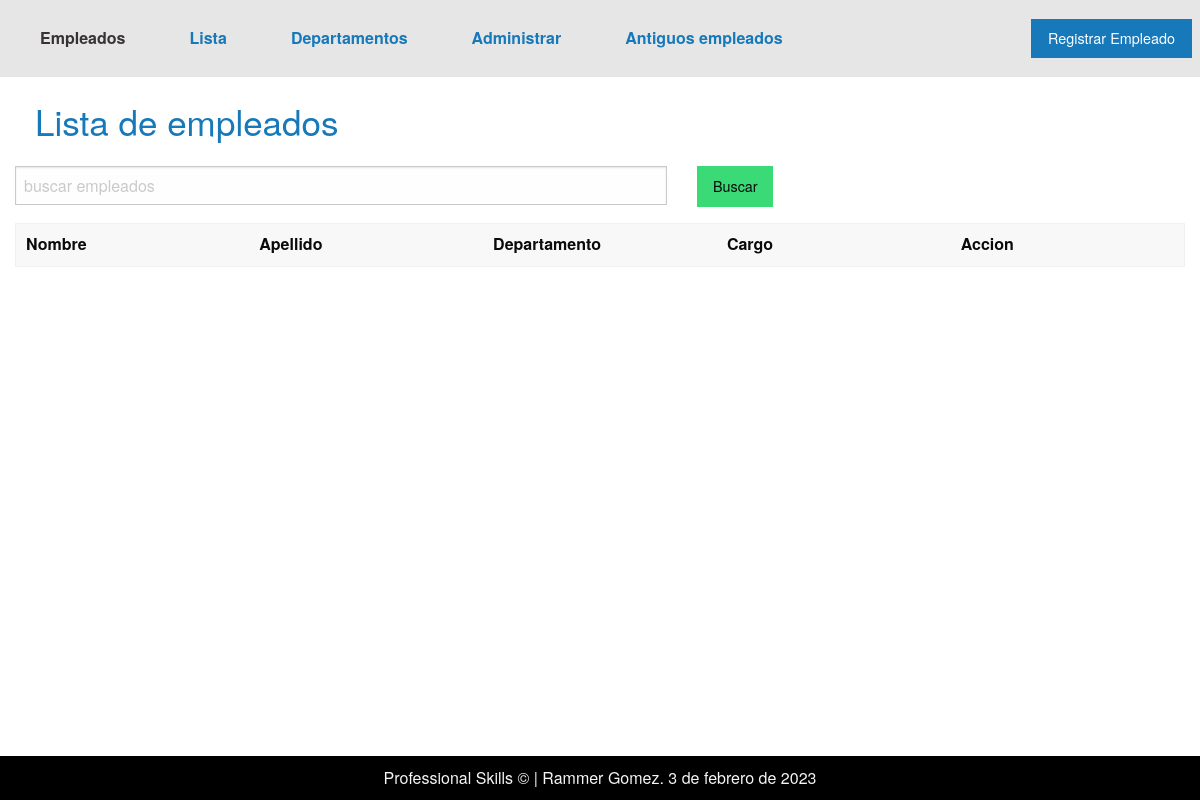
Before: /list_employed/ with the older database file.
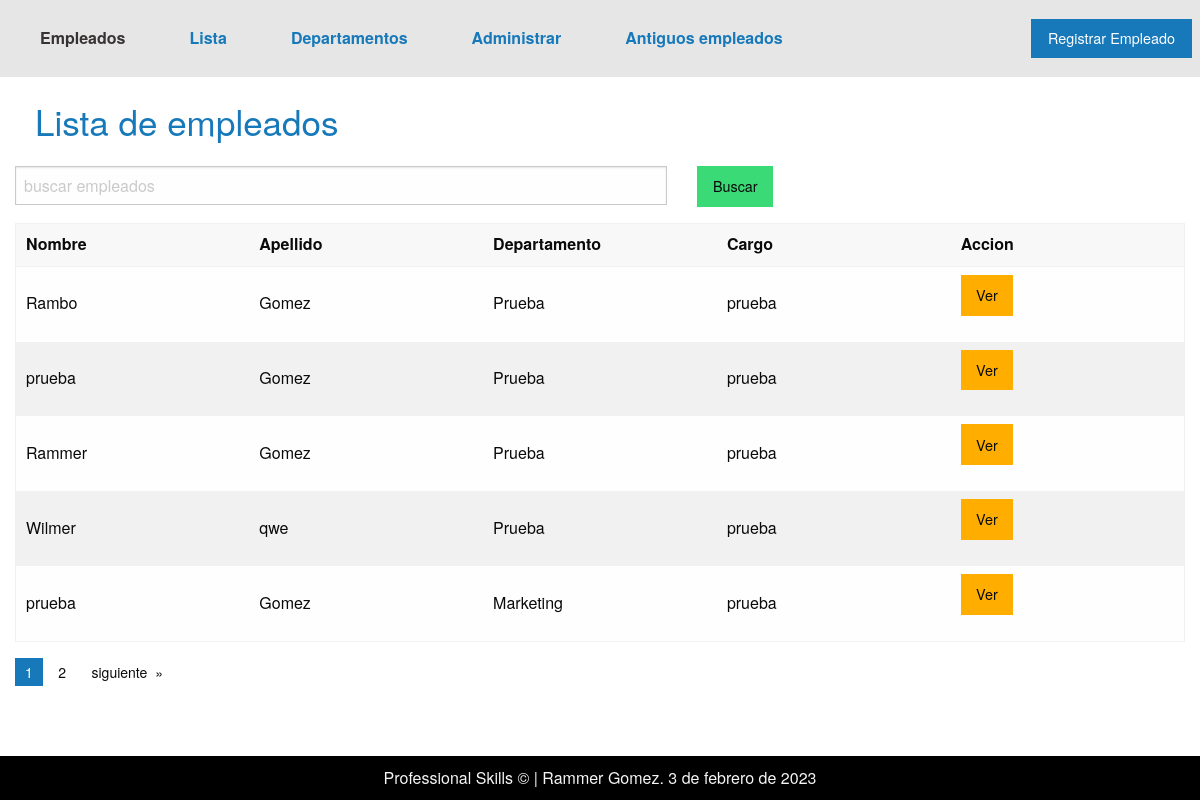
After: the same page with the newer database file.
### applications/personal/models.py (models this page shows, shortened)
class Personal(models.Model):
    DOCUMENT_CHOISES = [
        ('DNI', 'DNI',),
        ('CI', 'CI',),
        ('PASAPORTE', 'PASAPORTE',),
        ('CARNET DE EXTRANGERIA', 'CARNET DE EXTRANJERIA',),
    ]
    first_name = models.CharField('Nombre', max_length=60)
    last_name = models.CharField('Apellido', max_length=50)
    fecha_nacimiento = models.DateField("Fecha de nacimiento")
    t_documento = models.CharField('Tipo de Documento',max_length=30, choices=DOCUMENT_CHOISES, default='DNI')
    n_documento = models.IntegerField('Numero de documento')
    foto = models.ImageField('Foto', upload_to='foto/')
    n_telefonico = models.IntegerField('Numero de telefono')
    cargo = models.ForeignKey(Cargo, on_delete=models.CASCADE)
    departamento = models.ForeignKey(Departamento, on_delete=models.CASCADE)
    fecha_ingreso = models.DateField('Fecha de ingreso')
    habilidades = models.ManyToManyField(Habilidades)
    aportes =  RichTextField('Aportes', blank=True)
    deficiencias = RichTextField('Deficiencias',blank=True)
    recomendaciones = RichTextField('Recomendaciones', blank=True)
    n_faltas = models.IntegerField('Numero de Faltas',blank=True, default=0)
    falta_des = RichTextField('Descripcion de faltas', blank=True)
    activo = models.BooleanField("Activo", default=True)
    curriculum = models.FileField('Curriculum', upload_to='curriculums/')
    class Meta:
        verbose_name = 'Empleado'
        verbose_name_plural = 'Empleados'

class Cargo(models.Model):
    cargo = models.CharField('Cargo', max_length=50)
    descripcion = RichTextField('Descripcion del Cargo')
    class Meta:
        verbose_name = 'Cargo'
        verbose_name_plural = 'Cargos'
    def __str__(self):
        return self.cargo

### applications/departamento/models.py (models this page shows)
class Departamento(models.Model):
    name = models.CharField('Departamento', max_length=50)
    short_name = models.CharField('Nombre corto', max_length=20, unique=True)
    class Meta:
        verbose_name = 'Departamento'
        verbose_name_plural = 'Departamentos'
    def __str__(self):
        return self.short_name

### applications/personal/views.py (the view)
# urls.py: path('list_employed/', views.List_employed.as_view(), name='lista_empleados'),
class List_employed(ListView):
    template_name = 'personal/list_employed.html'
    context_object_name ='personal'
    paginate_by = 5
    def get_queryset(self):
        trabajo = self.request.GET.get('trabajador',"")
        lista = Personal.objects.filter(
        first_name__contains = trabajo,
        activo = True
        )
        return lista

### applications/departamento/processors.py (called while the page is built)
def get_departamento(request):
    departamentos = Departamento.objects.all()
    return {
        'get_departamento': departamentos
    }

### templates/personal/list_employed.html (shortened to what this page needs)
{%extends 'layout.html'%}
{% load static %}
{% block content %}
    {% include 'includes/lista_empleados.html' %}
    {% include 'includes/footer.html' %}
{% endblock content %}

### templates/includes/lista_empleados.html (shortened to what this page needs)
<div class="grid-container">
    <div class="grid-x">
        <h1 class="h1-cabecera2 cell"> Lista de empleados</h1>
        <form class="cell grid-x grid-margin-x" method="GET">{% csrf_token %}
            <div class="cell large-7">
                <input type="text" id='trabajador' name="trabajador" placeholder="buscar empleados">
            </div>
            <div class="cell large-2">
                <button class="submit success button" type='submit'>Buscar</button>
            </div>
        </form>
        <div class="cell">
            <table  class="hover">
                <thead>
                  <tr>
                    <th width="150">Nombre</th>
                    <th width="150">Apellido</th>
                    <th width="150">Departamento</th>
                    <th width="150">Cargo</th>
                    <th width="150">Accion</th>
                  </tr>
                </thead>
                <tbody>
                    {% for lista in personal %}
                        <tr>
                            <td>{{lista.first_name}}</td>
                            <td>{{lista.last_name}}</td>
                            <td>{{lista.departamento}}</td>
                            <td>{{lista.cargo}}</td>
                            <td><a class="button warning"  href="{% url 'app_personal:detalle_personal' lista.id %}">Ver</a></td>
                        </tr>
                    {%endfor%}
                </tbody>
              </table>
        </div>
        {% if is_paginated %}
            <div class="cell">
                <nav aria-label="Pagination">
                    <ul class="pagination">
                        {% for pagina in paginator.page_range %}
                            {%if pagina == page_obj.number%}
                                <li class="current"><span class="show-for-sr">You're on page</span>{{pagina}}</li>
                            {% else %}
                                <li><a href="?page={{pagina}}" aria-label="Pagina {{pagina}}">{{pagina}}</a></li>
                            {%endif%}
                        {% endfor %}
                        {% if page_obj.has_next  %}
                            <li class="pagination-next"><a href="?page={{page_obj.next_page_number}}" aria-label="Next page">siguiente</a></li>
                        {% endif %}
                    </ul>
                </nav>
            </div>
        {% endif %}
    </div>
</div>

Changed rows visible on the page:
added Personal: first_name "Rambo", last_name "Gomez", departamento "Prueba", cargo "prueba"
added Personal: first_name "prueba", last_name "Gomez", departamento "Prueba", cargo "prueba"
added Personal: first_name "Rammer", last_name "Gomez", departamento "Prueba", cargo "prueba"
added Personal: first_name "Wilmer", last_name "qwe", departamento "Prueba", cargo "prueba"
added Personal: first_name "prueba", last_name "Gomez", departamento "Marketing", cargo "prueba"
Other visible differences:
new list line: "1"
new list line: "2"
text now shown: "siguiente"
